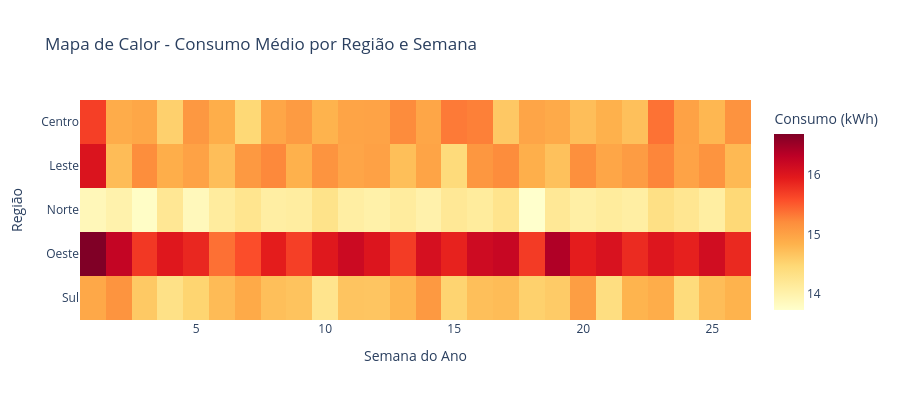

Source (notebook cell):
### Markdown cell above
## 4. Análise Regional do Consumo

### Code cell
# Heatmap de consumo médio por região e semana
features['week'] = features['date'].dt.isocalendar().week.astype(int)
heatmap_data = features.groupby(['region', 'week'])['consumption_kwh'].mean().reset_index()
heatmap_pivot = heatmap_data.pivot(index='region', columns='week', values='consumption_kwh')

fig = px.imshow(
    heatmap_pivot, aspect='auto',
    labels=dict(x='Semana do Ano', y='Região', color='Consumo (kWh)'),
    title='Mapa de Calor - Consumo Médio por Região e Semana',
    color_continuous_scale='YlOrRd'
)
fig.update_layout(height=400, template='plotly_white')
fig.show()

### Figure 1 — Plotly figure (JSON) as saved in the notebook; plotly's stock layout.template omitted (floating-point values rounded to 4 significant figures; data arrays with more than 128 entries replaced by an {"elided": "..."} marker saying what was removed)
{"data": [{"coloraxis": "coloraxis", "hovertemplate": "Semana do Ano: %{x}<br>Região: %{y}<br>Consumo (kWh): %{z}<extra></extra>", "name": "0", "type": "heatmap", "x": [1, 2, 3, 4, 5, 6, 7, 8, 9, 10, 11, 12, 13, 14, 15, 16, 17, 18, 19, 20, 21, 22, 23, 24, 25, 26], "xaxis": "x", "y": ["Centro", "Leste", "Norte", "Oeste", "Sul"], "yaxis": "y", "z": {"elided": "5x26 float values"}}], "layout": {"coloraxis": {"colorbar": {"title": {"text": "Consumo (kWh)"}}, "colorscale": [[0.0, "rgb(255,255,204)"], [0.125, "rgb(255,237,160)"], [0.25, "rgb(254,217,118)"], [0.375, "rgb(254,178,76)"], [0.5, "rgb(253,141,60)"], [0.625, "rgb(252,78,42)"], [0.75, "rgb(227,26,28)"], [0.875, "rgb(189,0,38)"], [1.0, "rgb(128,0,38)"]]}, "height": 400, "title": {"text": "Mapa de Calor - Consumo Médio por Região e Semana"}, "xaxis": {"anchor": "y", "domain": [0.0, 1.0], "title": {"text": "Semana do Ano"}}, "yaxis": {"anchor": "x", "autorange": "reversed", "domain": [0.0, 1.0], "title": {"text": "Região"}}}}
